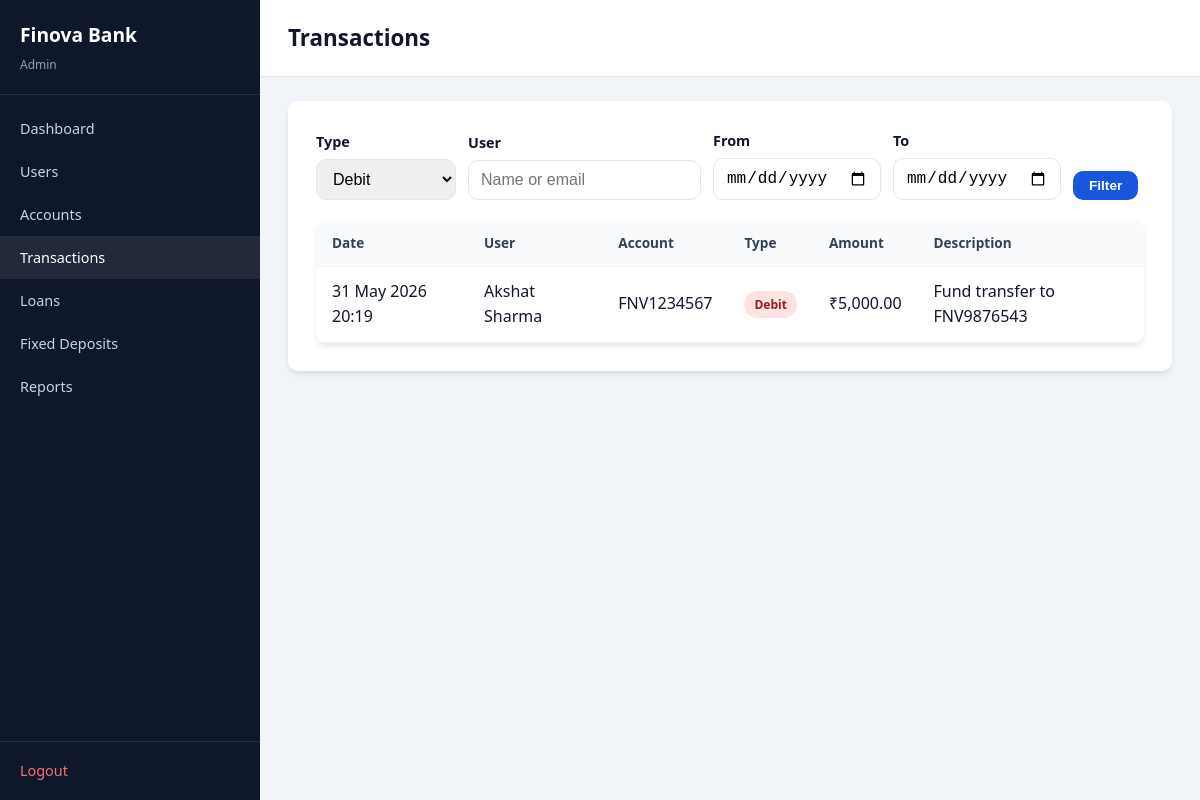
The page /admin/transactions.php?type=debit (signed in) on the database its author committed.
### tables this page shows
CREATE TABLE transactions (
    id               INT AUTO_INCREMENT PRIMARY KEY,
    account_id       INT NOT NULL,
    transaction_type ENUM('credit','debit','transfer') NOT NULL,
    amount           DECIMAL(12,2) NOT NULL,
    description      VARCHAR(255),
    transaction_date TIMESTAMP DEFAULT CURRENT_TIMESTAMP,
    status           ENUM('success','failed','pending') DEFAULT 'success',
    FOREIGN KEY (account_id) REFERENCES accounts(id) ON DELETE CASCADE
);

CREATE TABLE users (
    id            INT AUTO_INCREMENT PRIMARY KEY,
    full_name     VARCHAR(100) NOT NULL,
    email         VARCHAR(100) NOT NULL UNIQUE,
    phone         VARCHAR(15) DEFAULT NULL,
    password      VARCHAR(255) DEFAULT NULL,
    google_id     VARCHAR(100) DEFAULT NULL,
    profile_pic   VARCHAR(255) DEFAULT NULL,
    auth_provider ENUM('local','google') DEFAULT 'local',
    address       TEXT,
    date_joined   TIMESTAMP DEFAULT CURRENT_TIMESTAMP,
    status        ENUM('active','frozen','inactive') DEFAULT 'active'
);

CREATE TABLE accounts (
    id           INT AUTO_INCREMENT PRIMARY KEY,
    user_id      INT NOT NULL,
    account_no   VARCHAR(20) NOT NULL UNIQUE,
    account_type ENUM('savings','current','salary') DEFAULT 'savings',
    balance      DECIMAL(12,2) DEFAULT 0.00,
    open_date    DATE NOT NULL,
    status       ENUM('active','frozen','closed') DEFAULT 'active',
    FOREIGN KEY (user_id) REFERENCES users(id) ON DELETE CASCADE
);

### includes/functions.php (called while the page is built, shortened)
<?php
function formatINR($amount)
{
    return '₹' . number_format((float) $amount, 2);
}
function e($str)
{
    return htmlspecialchars((string) $str, ENT_QUOTES, 'UTF-8');
}
function badgeClass($status)
{
    $map = [
        'active' => 'badge-success',
        'success' => 'badge-success',
        'credit' => 'badge-success',
        'approved' => 'badge-info',
        'pending' => 'badge-warning',
        'frozen' => 'badge-danger',
        'rejected' => 'badge-danger',
        'debit' => 'badge-danger',
        'failed' => 'badge-danger',
        'closed' => 'badge-secondary',
        'paid' => 'badge-success',
        'overdue' => 'badge-danger',
        'matured' => 'badge-success',
    ];
    return $map[strtolower($status)] ?? 'badge-secondary';
}

### admin/transactions.php (the view, shortened to what this page needs)
<?php
require_once __DIR__ . '/../config/db.php';
require_once __DIR__ . '/../includes/functions.php';
$date_from = $_GET['date_from'] ?? '';
$date_to = $_GET['date_to'] ?? '';
$type = $_GET['type'] ?? 'all';
$user_search = trim($_GET['user'] ?? '');
$sql = 'SELECT t.*, a.account_no, u.full_name FROM transactions t
    JOIN accounts a ON t.account_id = a.id JOIN users u ON a.user_id = u.id WHERE 1=1';
if ($type !== 'all') $sql .= " AND t.transaction_type = '" . $conn->real_escape_string($type) . "'";
$sql .= ' ORDER BY t.transaction_date DESC LIMIT 100';
$rows = $conn->query($sql);
include __DIR__ . '/../includes/panel_header.php';
?>
<div class="card">
    <form method="GET" class="filter-bar">
        <div class="form-group"><label>Type</label>
            <select name="type"><option value="all">All</option>
                <option value="debit" <?= $type==='debit'?'selected':'' ?>>Debit</option>
            </select>
        </div>
        <div class="form-group"><label>User</label><input type="text" name="user" value="<?= e($user_search) ?>" placeholder="Name or email"></div>
        <div class="form-group"><label>From</label><input type="date" name="date_from" value="<?= e($date_from) ?>"></div>
        <div class="form-group"><label>To</label><input type="date" name="date_to" value="<?= e($date_to) ?>"></div>
        <button type="submit" class="btn btn-primary btn-sm">Filter</button>
    </form>
    <div class="table-wrap">
        <table>
            <thead><tr><th>Date</th><th>User</th><th>Account</th><th>Type</th><th>Amount</th><th>Description</th></tr></thead>
            <tbody>
            <?php while ($t = $rows->fetch_assoc()): ?>
                <tr>
                    <td><?= e(date('d M Y H:i', strtotime($t['transaction_date']))) ?></td>
                    <td><?= e($t['full_name']) ?></td>
                    <td><?= e($t['account_no']) ?></td>
                    <td><span class="badge <?= badgeClass($t['transaction_type']) ?>"><?= e($t['transaction_type']) ?></span></td>
                    <td><?= formatINR($t['amount']) ?></td>
                    <td><?= e($t['description']) ?></td>
                </tr>
            <?php endwhile; ?>
            </tbody>
        </table>
    </div>
</div>
<?php include __DIR__ . '/../includes/panel_footer.php'; ?>

### css/style.css (style rules this page uses)
:root { --primary: #1a56db; --primary-dark: #1341a8; --primary-light: #3b82f6; --secondary: #0ea5e9; --accent: #06b6d4; --gold: #c9a227; --success: #059669; --danger: #dc2626; --warning: #d97706; --info: #2563eb; --gray-50: #f8fafc; --gray-100: #f1f5f9; --gray-200: #e2e8f0; --gray-500: #64748b; --gray-700: #334155; --gray-900: #0f172a; --navy: #0c1929; --navy-light: #132337; --radius: 10px; --radius-lg: 16px; --shadow: 0 4px 6px -1px rgb(0 0 0 / 0.1); --shadow-lg: 0 20px 40px -12px rgb(15 23 42 / 0.18); --font-sans: 'DM Sans', 'Segoe UI', system-ui, sans-serif; --font-display: 'Playfair Display', Georgia, serif; }
* { box-sizing: border-box; margin: 0; padding: 0; }
body { font-family: var(--font-sans); color: var(--gray-900); background: var(--gray-50); line-height: 1.6; }
.btn { display: inline-block; padding: 10px 20px; border-radius: var(--radius); border: none; cursor: pointer; font-size: 0.95rem; font-weight: 600; text-align: center; transition: background 0.2s ease, color 0.2s ease, border-color 0.2s ease, transform 0.15s ease; }
.btn-primary { background: var(--primary); color: #fff; }
.btn-sm { padding: 7px 16px; font-size: 0.85rem; }
.card { background: #fff; border-radius: var(--radius); box-shadow: var(--shadow); padding: 28px; margin-bottom: 24px; }
.form-group { margin-bottom: 16px; }
.form-group label { display: block; margin-bottom: 6px; font-weight: 600; font-size: 0.9rem; }
.form-group input, .form-group select, .form-group textarea { width: 100%; padding: 10px 12px; border: 1px solid var(--gray-200); border-radius: var(--radius); font-size: 1rem; }
.panel-body { background: var(--gray-100); }
.table-wrap { overflow-x: auto; background: #fff; border-radius: var(--radius); box-shadow: var(--shadow); }
table { width: 100%; border-collapse: collapse; }
th, td { padding: 12px 16px; text-align: left; border-bottom: 1px solid var(--gray-100); }
th { background: var(--gray-50); font-weight: 600; font-size: 0.85rem; color: var(--gray-700); }
.badge { display: inline-block; padding: 4px 10px; border-radius: 20px; font-size: 0.75rem; font-weight: 600; text-transform: capitalize; }
.badge-danger { background: #fee2e2; color: #991b1b; }
.filter-bar { display: flex; flex-wrap: wrap; gap: 12px; margin-bottom: 20px; align-items: flex-end; }
.filter-bar .form-group { margin-bottom: 0; min-width: 140px; }

### rows shown on the page
transactions: transaction_date "31 May 2026 20:19", users.full_name "Akshat Sharma", account.account_no "FNV1234567", transaction_type "Debit", amount "₹5,000.00", description "Fund transfer to FNV9876543"

### other values the page prints
$item[0] "Dashboard"
$item[0] "Users"
$item[0] "Accounts"
$item[0] "Transactions"
$item[0] "Loans"
$item[0] "Fixed Deposits"
$item[0] "Reports"
$page_title "Transactions"
